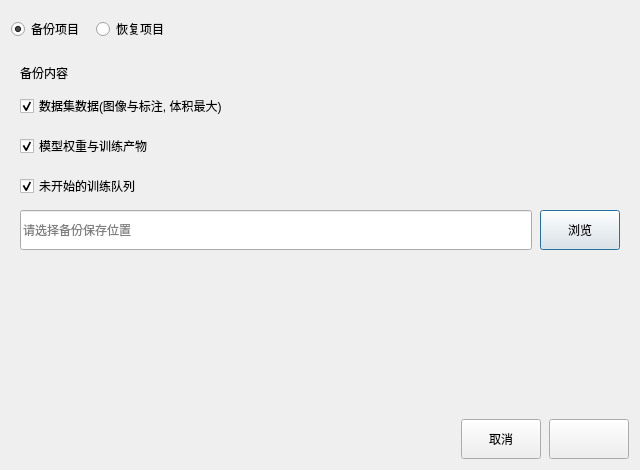
<?xml version="1.0" encoding="UTF-8"?>
<ui version="4.0">
 <class>Dialog</class>
 <widget class="QDialog" name="Dialog">
  <property name="geometry">
   <rect>
    <x>0</x>
    <y>0</y>
    <width>640</width>
    <height>470</height>
   </rect>
  </property>
  <property name="windowTitle">
   <string>项目备份/恢复</string>
  </property>
  <layout class="QVBoxLayout" name="verticalLayout_2">
   <property name="spacing">
    <number>8</number>
   </property>
   <item>
    <layout class="QHBoxLayout" name="mode_layout">
     <property name="spacing">
      <number>12</number>
     </property>
     <item>
      <widget class="QRadioButton" name="bk_mode_backup">
       <property name="minimumSize">
        <size>
         <width>0</width>
         <height>36</height>
        </size>
       </property>
       <property name="text">
        <string>备份项目</string>
       </property>
       <property name="checked">
        <bool>true</bool>
       </property>
      </widget>
     </item>
     <item>
      <widget class="QRadioButton" name="bk_mode_restore">
       <property name="minimumSize">
        <size>
         <width>0</width>
         <height>36</height>
        </size>
       </property>
       <property name="text">
        <string>恢复项目</string>
       </property>
      </widget>
     </item>
     <item>
      <spacer name="mode_spacer">
       <property name="orientation">
        <enum>Qt::Orientation::Horizontal</enum>
       </property>
       <property name="sizeHint" stdset="0">
        <size>
         <width>40</width>
         <height>20</height>
        </size>
       </property>
      </spacer>
     </item>
    </layout>
   </item>
   <item>
    <widget class="QStackedWidget" name="bk_stack">
     <property name="currentIndex">
      <number>0</number>
     </property>
     <widget class="QWidget" name="bk_page_backup">
      <layout class="QVBoxLayout" name="backup_layout">
       <property name="spacing">
        <number>8</number>
       </property>
       <item>
        <widget class="QLabel" name="bk_content_label">
         <property name="text">
          <string>备份内容</string>
         </property>
        </widget>
       </item>
       <item>
        <widget class="QCheckBox" name="bk_inc_data">
         <property name="minimumSize">
          <size>
           <width>0</width>
           <height>32</height>
          </size>
         </property>
         <property name="text">
          <string>数据集数据(图像与标注, 体积最大)</string>
         </property>
         <property name="checked">
          <bool>true</bool>
         </property>
        </widget>
       </item>
       <item>
        <widget class="QCheckBox" name="bk_inc_models">
         <property name="minimumSize">
          <size>
           <width>0</width>
           <height>32</height>
          </size>
         </property>
         <property name="text">
          <string>模型权重与训练产物</string>
         </property>
         <property name="checked">
          <bool>true</bool>
         </property>
        </widget>
       </item>
       <item>
        <widget class="QCheckBox" name="bk_inc_queue">
         <property name="minimumSize">
          <size>
           <width>0</width>
           <height>32</height>
          </size>
         </property>
         <property name="text">
          <string>未开始的训练队列</string>
         </property>
         <property name="checked">
          <bool>true</bool>
         </property>
        </widget>
       </item>
       <item>
        <layout class="QHBoxLayout" name="save_row">
         <item>
          <widget class="QLineEdit" name="bk_save_path">
           <property name="minimumSize">
            <size>
             <width>300</width>
             <height>40</height>
            </size>
           </property>
           <property name="readOnly">
            <bool>true</bool>
           </property>
           <property name="placeholderText">
            <string>请选择备份保存位置</string>
           </property>
          </widget>
         </item>
         <item>
          <widget class="QPushButton" name="bk_browse_btn">
           <property name="minimumSize">
            <size>
             <width>72</width>
             <height>40</height>
            </size>
           </property>
           <property name="text">
            <string>浏览</string>
           </property>
          </widget>
         </item>
        </layout>
       </item>
       <item>
        <spacer name="backup_spacer">
         <property name="orientation">
          <enum>Qt::Orientation::Vertical</enum>
         </property>
         <property name="sizeHint" stdset="0">
          <size>
           <width>20</width>
           <height>40</height>
          </size>
         </property>
        </spacer>
       </item>
      </layout>
     </widget>
     <widget class="QWidget" name="bk_page_restore">
      <layout class="QVBoxLayout" name="restore_layout">
       <property name="spacing">
        <number>8</number>
       </property>
       <item>
        <layout class="QHBoxLayout" name="pkg_row">
         <item>
          <widget class="QLineEdit" name="bk_pkg_path">
           <property name="minimumSize">
            <size>
             <width>300</width>
             <height>40</height>
            </size>
           </property>
           <property name="readOnly">
            <bool>true</bool>
           </property>
           <property name="placeholderText">
            <string>请选择备份包(.etbak)</string>
           </property>
          </widget>
         </item>
         <item>
          <widget class="QPushButton" name="bk_pkg_btn">
           <property name="minimumSize">
            <size>
             <width>72</width>
             <height>40</height>
            </size>
           </property>
           <property name="text">
            <string>浏览</string>
           </property>
         </widget>
       </item>
      </layout>
     </item>
     <item>
      <widget class="QLabel" name="bk_summary">
       <property name="minimumSize">
        <size>
         <width>0</width>
         <height>120</height>
        </size>
       </property>
       <property name="text">
        <string>选择备份包后显示摘要</string>
       </property>
       <property name="alignment">
        <set>Qt::AlignmentFlag::AlignTop</set>
       </property>
       <property name="wordWrap">
        <bool>true</bool>
       </property>
      </widget>
     </item>
     <item>
      <spacer name="restore_spacer">
       <property name="orientation">
        <enum>Qt::Orientation::Vertical</enum>
       </property>
       <property name="sizeHint" stdset="0">
        <size>
         <width>20</width>
         <height>40</height>
        </size>
       </property>
      </spacer>
     </item>
    </layout>
   </widget>
  </widget>
 </item>
 <item>
  <layout class="QHBoxLayout" name="bottom_row">
   <item>
    <spacer name="bottom_spacer">
     <property name="orientation">
      <enum>Qt::Orientation::Horizontal</enum>
     </property>
     <property name="sizeHint" stdset="0">
      <size>
       <width>40</width>
       <height>20</height>
      </size>
     </property>
    </spacer>
   </item>
   <item>
    <widget class="QPushButton" name="bk_cancel_btn">
     <property name="minimumSize">
      <size>
       <width>80</width>
       <height>40</height>
      </size>
     </property>
     <property name="text">
      <string>取消</string>
     </property>
    </widget>
   </item>
   <item>
    <widget class="QPushButton" name="bk_ok_btn">
     <property name="minimumSize">
      <size>
       <width>80</width>
       <height>40</height>
      </size>
     </property>
     <property name="text">
      <string/>
     </property>
    </widget>
   </item>
  </layout>
 </item>
</layout>
 </widget>
 <resources/>
 <connections/>
</ui>
